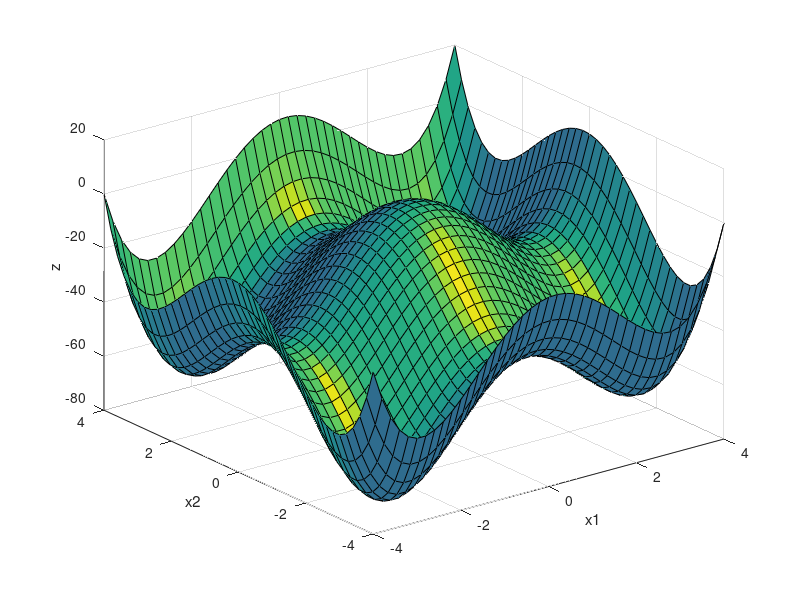
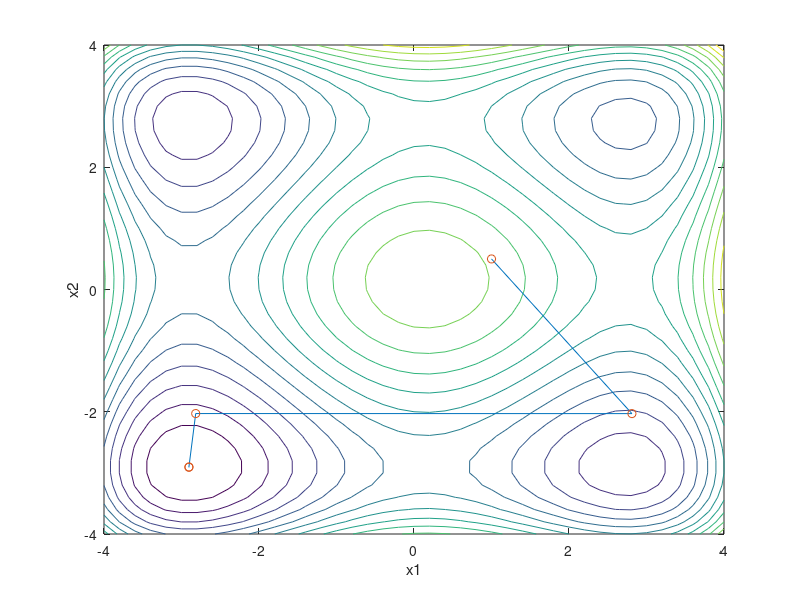

These charts were generated, in order, by the following MATLAB code:
clf
[x,y]=meshgrid(-4.0:0.2:4.0,-4.0:0.2:4.0);
z=0.5*(x.^4-16*x.^2+5*x)+0.5*(y.^4-16*y.^2+5*y);
figure(1)
surfl(x,y,z);
axis([-4 4 -4 4 -80 20])
xlabel('x1'); ylabel('x2'); zlabel('z');
x1=[1 2.8121 -2.8167 -2.9047 -2.9035];
y1=[0.5 -2.0304 -2.0295 -2.9080 -2.9035];
figure(2)
contour(-4.0:0.2:4.0,-4.0:0.2:4.0,z,15);
xlabel('x1'); ylabel('x2');
hold on
plot(x1,y1,x1,y1,'o')
xlabel('x1');ylabel('x2');
hold off